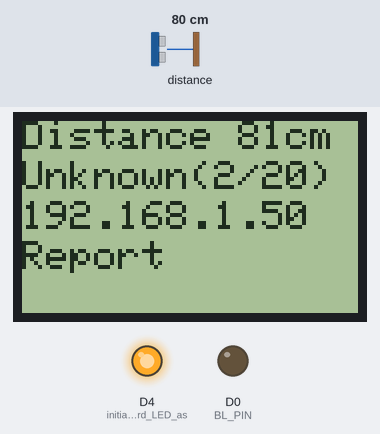
A program run on a simulated ESP8266 (Wemos D1 mini). Parts: 84×48 one-colour display, output pins drawn as LEDs (lit = HIGH). Inputs (shaded band) come from the test bench; at power-on: distance to the obstacle 80 cm. The echo pulse lasts 58.3 µs per cm; WiFi joins after 1.5 s; servers stay silent unless stated; storage starts empty; web services answer with replies made up by the test bench; what the program prints to the serial monitor is not drawn.

Above: at 2.7 s.
2.8 s: distance to the obstacle set to 2 cm
At 3.5 s:
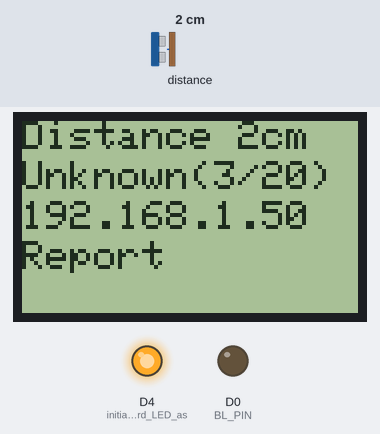
5.1 s: distance to the obstacle set to 4 cm
At 5.5 s:
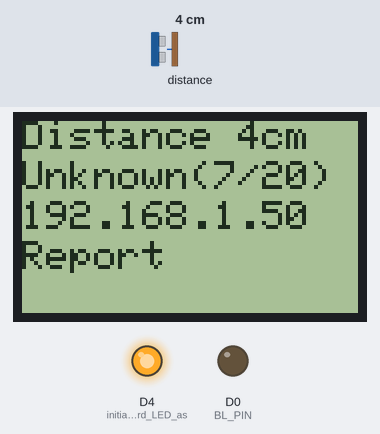
7.1 s: distance to the obstacle set to 9 cm
At 7.6 s:
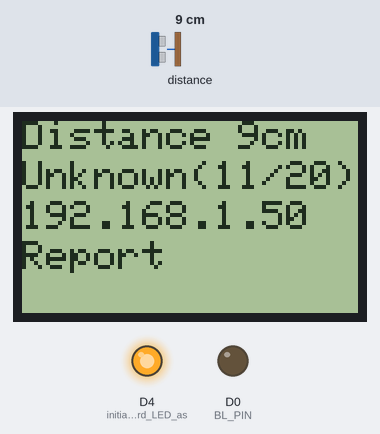
9.2 s: distance to the obstacle set to 197 cm
At 11.9 s:
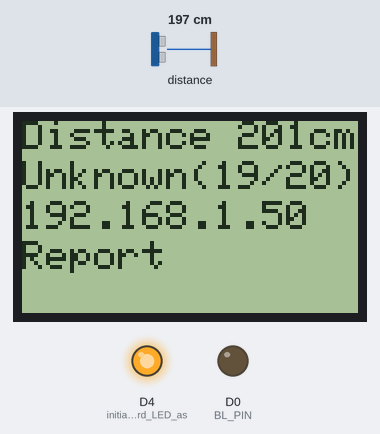
12.3 s: distance to the obstacle set to 203 cm
At 23.5 s:
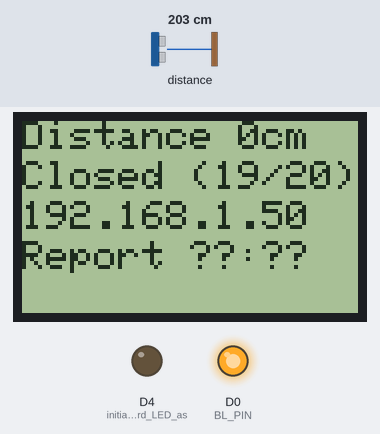
Timing chart, 0 to 25.0 s (numbered marks = the images above; inputs shaded):
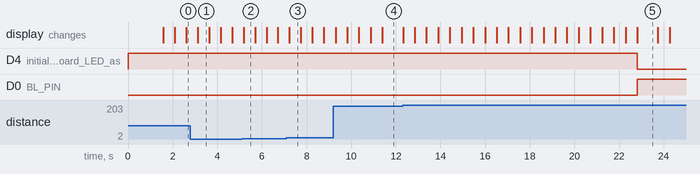

The program:

main.cpp
```cpp
/* Garage checker */
#include <Adafruit_GFX.h>
#include <Arduino.h>
#include <ArduinoJson.h>
#include <ESP8266HTTPClient.h>
#include <ESP8266WiFi.h>
#include <SPI.h>
#include <FS.h>

#include "Adafruit_PCD8544.h"
#include "NewPingESP8266.h"

const char* timeHost = "worldclockapi.com";
const char* timeUrl = "/api/json/cet/now";
const int timePort = 80;
String lastReportedTime;
char localIP[16];

// const char* iftttHost = "";
const int iftttPort = 443;
const char* garageOpenedUrl = "https://maker.ifttt.com/trigger/garage_door_opened/with/key/";
const char* garageClosedUrl = "https://maker.ifttt.com/trigger/garage_door_closed/with/key/";
const char* iftttFingerprint = "AA:75:CB:41:2E:D5:F9:97:FF:5D:A0:8B:7D:AC:12:21:08:4B:00:8C";

// LCD pins
const int8_t RST_PIN = D2;
const int8_t CE_PIN = D1;
const int8_t DC_PIN = D6;
const int8_t BL_PIN = D0;
// Ultrasonic sensor pins
const int8_t TRIG_PIN = D8;
const int8_t ECHO_PIN = D3;

const int MAX_DISTANCE = 200;
const int COUNT_TO_SWITCH = 20;

const int STATE_DOOR_UNKNOWN = 1;
const int STATE_DOOR_CLOSED = 2;
const int STATE_DOOR_OPENED = 3;
int state = STATE_DOOR_UNKNOWN;

int count = 0;

struct Config {
    char ssid[32];
    char password[32];
    char ifftApiKey[32];
};

Config config;

NewPingESP8266 sonar(TRIG_PIN, ECHO_PIN, MAX_DISTANCE);
Adafruit_PCD8544 display = Adafruit_PCD8544(DC_PIN, CE_PIN, RST_PIN);
HTTPClient http;

String getTime()
{
    String time = "??:??";
    if (WiFi.status() == WL_CONNECTED) {
        http.begin(timeHost, timePort, timeUrl);
        int httpCode = http.GET();
        Serial.printf("Time request http response code %d\n", httpCode);
        if (httpCode) {
            if (httpCode == 200) {
                String payload = http.getString();
                DynamicJsonBuffer jsonBuffer;
                JsonObject& root = jsonBuffer.parseObject(payload);
                const char* x = root["currentDateTime"];
                time = String(x).substring(11, 16);
            }
        }
        http.end();
    }
    return time;
}

void reportClosedDoor()
{
    digitalWrite(BUILTIN_LED, HIGH);
    digitalWrite(BL_PIN, LOW);
    if (WiFi.status() == WL_CONNECTED) {
        char url[128];
        sprintf(url, "%s%s", garageClosedUrl, config.ifftApiKey);
        http.begin(url, iftttFingerprint);
        int httpCode = http.GET();
        // Serial.printf("IFTTT request http response code %d\n", httpCode);
        http.end();
    }
    lastReportedTime = getTime();
}

void reportOpenedDoor()
{
    digitalWrite(BUILTIN_LED, LOW);
    digitalWrite(BL_PIN, HIGH);
    if (WiFi.status() == WL_CONNECTED) {
        char url[128];
        sprintf(url, "%s%s", garageOpenedUrl, config.ifftApiKey);
        http.begin(url, iftttFingerprint);
        int httpCode = http.GET();
        // Serial.printf("IFTTT request http response code %d\n", httpCode);
        http.end();
    }
    lastReportedTime = getTime();
}

void parseConfiguration()
{
    StaticJsonBuffer<512> jsonBuffer;
    if (!SPIFFS.begin()) {
        Serial.println("An Error has occurred while mounting SPIFFS");
        return;
    }
    File file = SPIFFS.open("/configuration.json", "r");
    if (!file) {
        Serial.println("There was an error opening the file configuration.json");
        return;
    }
    JsonObject& root = jsonBuffer.parseObject(file);
    file.close();
    strlcpy(config.ssid, root["ssid"], sizeof(config.ssid));
    strlcpy(config.password, root["password"], sizeof(config.password));
    strlcpy(config.ifftApiKey, root["ifttt_key"], sizeof(config.ifftApiKey));
}

void setup()
{
    Serial.begin(9600);
    Serial.printf("Garage checker\n");

    //Turn off the built in led
    pinMode(BUILTIN_LED, OUTPUT); // initialize onboard LED as output
    digitalWrite(BUILTIN_LED, HIGH);

    //Initialize display - contrast and back light
    pinMode(BL_PIN, OUTPUT);
    digitalWrite(BL_PIN, LOW);
    display.begin();
    display.setContrast(60);

    parseConfiguration();

    WiFi.begin(config.ssid, config.password);
    while (WiFi.status() != WL_CONNECTED) {
        delay(500);
        Serial.print(".");
    }
    sprintf(localIP, "%d.%d.%d.%d", WiFi.localIP()[0], WiFi.localIP()[1], WiFi.localIP()[2], WiFi.localIP()[3]);
}

void loop()
{
    int distance = sonar.ping_cm();
    display.clearDisplay();
    display.setTextSize(1);
    display.setTextColor(BLACK);

    //show distance
    display.setCursor(0, 0);
    display.printf("Distance %dcm", distance);
    //show door state
    display.setCursor(0, 10);
    if (state == STATE_DOOR_OPENED) {
        display.printf("Opened (%d/%d)", count, COUNT_TO_SWITCH);
    } else if (state == STATE_DOOR_CLOSED) {
        display.printf("Closed (%d/%d)", count, COUNT_TO_SWITCH);
    } else {
        display.printf("Unknown(%d/%d)", count, COUNT_TO_SWITCH);
    }
    //show localIP
    display.setCursor(0, 20);
    display.printf(localIP);
    //show last reported time
    display.setCursor(0, 30);
    display.printf("Report %s", lastReportedTime.c_str());
    display.display();

    if ((state == STATE_DOOR_OPENED && distance != 0) || (state == STATE_DOOR_CLOSED && distance == 0) || (state == STATE_DOOR_UNKNOWN)) {
        count++;
    } else {
        count = 0;
    }

    if (count >= COUNT_TO_SWITCH) {
        if (state == STATE_DOOR_OPENED) {
            state = STATE_DOOR_CLOSED;
            reportClosedDoor();
        } else if (state == STATE_DOOR_CLOSED) {
            state = STATE_DOOR_OPENED;
            reportOpenedDoor();
        } else if (state == STATE_DOOR_UNKNOWN) {
            if (distance == 0) {
                state = STATE_DOOR_OPENED;
                reportOpenedDoor();
            } else {
                state = STATE_DOOR_CLOSED;
                reportClosedDoor();
            }
        }
    }
    delay(500);
}
```

Measured:
- the behaviour switches between 200 and 201 cm on distance to the obstacle (found by bisection; images 4 and 5)
- after the input at 12.3 s, D4 (initialize_onboard_LED_as): HIGH → LOW after 10.5 s; D0 (BL_PIN): LOW → HIGH after 10.5 s
- what the display in image 1 shows lasts 0.5 s, from 3.1 s to 3.6 s
- what the display in image 5 shows lasts 0.9 s, from 22.8 s to 23.7 s
